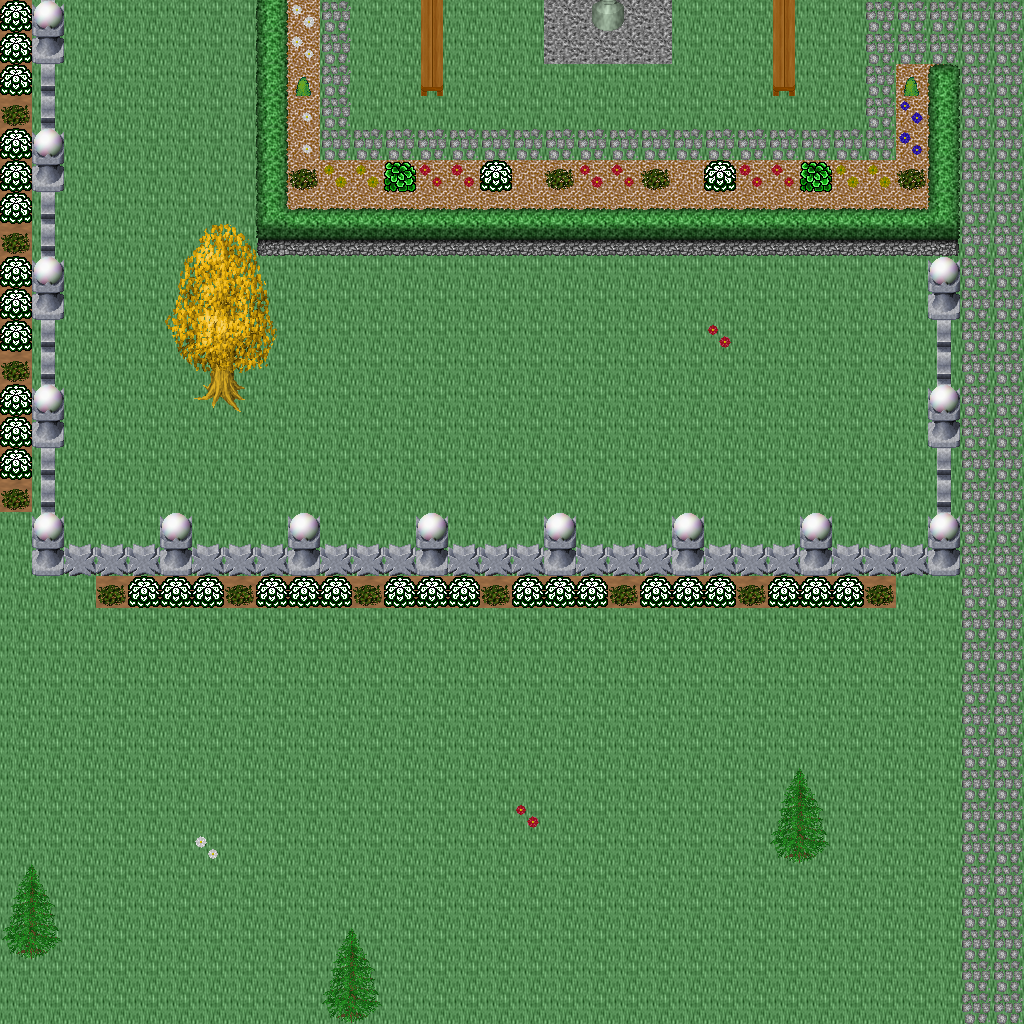

Tiled map render using the project's own tile images. Description and the map definition, with tile-layer contents summarised, below:
An orthogonal 32x32 tile map with 32x32 px tiles, 5 tile layers (Ground, Objects, Objects2, Above, ...), 1 hidden layer not drawn, 42 tilesets.

<map version="1.10" tiledversion="1.11.0" orientation="orthogonal" renderorder="right-down" width="32" height="32" tilewidth="32" tileheight="32" infinite="0" nextlayerid="11" nextobjectid="1">
 <tileset firstgid="1" name="logic_collision" tilewidth="32" tileheight="32" tilecount="1" columns="1">
  <image source="../drawable/logic_collision.png" width="32" height="32" />
 </tileset>
 <tileset firstgid="2" name="building_decoration_orbpedestal" tilewidth="32" tileheight="32" tilecount="2" columns="1">
  <image source="../drawable/building_decoration_orbpedestal.png" width="32" height="64" />
 </tileset>
 <tileset firstgid="4" name="building_decoration_block" tilewidth="32" tileheight="32" tilecount="2" columns="2">
  <image source="../drawable/building_decoration_block.png" width="64" height="32" />
 </tileset>
 <tileset firstgid="6" name="building_decoration_chimney" tilewidth="32" tileheight="32" tilecount="2" columns="1">
  <image source="../drawable/building_decoration_chimney.png" width="32" height="64" />
 </tileset>
 <tileset firstgid="8" name="building_fence_fence_chunky" tilewidth="32" tileheight="32" tilecount="21" columns="3">
  <image source="../drawable/building_fence_fence_chunky.png" width="96" height="224" />
 </tileset>
 <tileset firstgid="29" name="ground_cobbled_paving" tilewidth="32" tileheight="32" tilecount="1" columns="1">
  <image source="../drawable/ground_cobbled_paving.png" width="32" height="32" />
 </tileset>
 <tileset firstgid="30" name="ground_gravel" tilewidth="32" tileheight="32" tilecount="1" columns="1">
  <image source="../drawable/ground_gravel.png" width="32" height="32" />
 </tileset>
 <tileset firstgid="31" name="ground_stone_floors" tilewidth="32" tileheight="32" tilecount="6" columns="3">
  <image source="../drawable/ground_stone_floors.png" width="96" height="64" />
 </tileset>
 <tileset firstgid="37" name="ground_ground" tilewidth="32" tileheight="32" tilecount="33" columns="3">
  <image source="../drawable/ground_ground.png" width="96" height="352" />
 </tileset>
 <tileset firstgid="70" name="plant_bush_hedge" tilewidth="32" tileheight="32" tilecount="35" columns="5">
  <image source="../drawable/plant_bush_hedge.png" width="160" height="224" />
 </tileset>
 <tileset firstgid="105" name="plant_bush_various_small" tilewidth="32" tileheight="32" tilecount="9" columns="3">
  <image source="../drawable/plant_bush_various_small.png" width="96" height="96" />
 </tileset>
 <tileset firstgid="114" name="plant_flower_daisy_blue" tilewidth="32" tileheight="32" tilecount="8" columns="2">
  <image source="../drawable/plant_flower_daisy_blue.png" width="64" height="128" />
 </tileset>
 <tileset firstgid="122" name="plant_flower_daisy_red" tilewidth="32" tileheight="32" tilecount="8" columns="2">
  <image source="../drawable/plant_flower_daisy_red.png" width="64" height="128" />
 </tileset>
 <tileset firstgid="130" name="plant_flower_daisy_white" tilewidth="32" tileheight="32" tilecount="8" columns="2">
  <image source="../drawable/plant_flower_daisy_white.png" width="64" height="128" />
 </tileset>
 <tileset firstgid="138" name="plant_flower_daisy_yellow" tilewidth="32" tileheight="32" tilecount="8" columns="2">
  <image source="../drawable/plant_flower_daisy_yellow.png" width="64" height="128" />
 </tileset>
 <tileset firstgid="146" name="plant_vine_plait" tilewidth="32" tileheight="32" tilecount="9" columns="3">
  <image source="../drawable/plant_vine_plait.png" width="96" height="96" />
 </tileset>
 <tileset firstgid="155" name="furniture_light_iron_lamp" tilewidth="32" tileheight="32" tilecount="3" columns="1">
  <image source="../drawable/furniture_light_iron_lamp.png" width="32" height="96" />
 </tileset>
 <tileset firstgid="158" name="furniture_light_flames" tilewidth="32" tileheight="32" tilecount="6" columns="6">
  <image source="../drawable/furniture_light_flames.png" width="192" height="32" />
 </tileset>
 <tileset firstgid="164" name="ground_grass_corners" tilewidth="32" tileheight="32" tilecount="24" columns="6">
  <image source="../drawable/ground_grass_corners.png" width="192" height="128" />
 </tileset>
 <tileset firstgid="188" name="ground_grass_edges" tilewidth="32" tileheight="32" tilecount="36" columns="12">
  <image source="../drawable/ground_grass_edges.png" width="384" height="96" />
 </tileset>
 <tileset firstgid="224" name="plant_tree_tree_golden_large" tilewidth="32" tileheight="32" tilecount="24" columns="4">
  <image source="../drawable/plant_tree_tree_golden_large.png" width="128" height="192" />
 </tileset>
 <tileset firstgid="248" name="ground_water_dungeon_water" tilewidth="32" tileheight="32" tilecount="30" columns="3">
  <image source="../drawable/ground_water_dungeon_water.png" width="96" height="320" />
 </tileset>
 <tileset firstgid="278" name="plant_indoor_pot_plant_1" tilewidth="32" tileheight="32" tilecount="12" columns="6">
  <image source="../drawable/plant_indoor_pot_plant_1.png" width="192" height="64" />
 </tileset>
 <tileset firstgid="290" name="logic_creature_human_imperial" tilewidth="32" tileheight="32" tilecount="16" columns="8">
  <image source="../drawable/logic_creature_human_imperial.png" width="256" height="64" />
 </tileset>
 <tileset firstgid="306" name="item_statue_metal_and_stone" tilewidth="32" tileheight="32" tilecount="6" columns="3">
  <image source="../drawable/item_statue_metal_and_stone.png" width="96" height="64" />
 </tileset>
 <tileset firstgid="312" name="item_statue_grey_stone" tilewidth="32" tileheight="32" tilecount="4" columns="2">
  <image source="../drawable/item_statue_grey_stone.png" width="64" height="64" />
 </tileset>
 <tileset firstgid="316" name="building_castle" tilewidth="32" tileheight="32" tilecount="320" columns="20">
  <image source="../drawable/building_castle.png" width="640" height="512" />
 </tileset>
 <tileset firstgid="636" name="building_church" tilewidth="32" tileheight="32" tilecount="56" columns="8">
  <image source="../drawable/building_church.png" width="256" height="224" />
 </tileset>
 <tileset firstgid="692" name="item_pot_pot_golden" tilewidth="32" tileheight="32" tilecount="4" columns="4">
  <image source="../drawable/item_pot_pot_golden.png" width="128" height="32" />
 </tileset>
 <tileset firstgid="696" name="furniture_table_bench" tilewidth="32" tileheight="32" tilecount="3" columns="3">
  <image source="../drawable/furniture_table_bench.png" width="96" height="32" />
 </tileset>
 <tileset firstgid="699" name="item_statue_green_stone" tilewidth="32" tileheight="32" tilecount="12" columns="4">
  <image source="../drawable/item_statue_green_stone.png" width="128" height="96" />
 </tileset>
 <tileset firstgid="711" name="item_statue_green_stone_2" tilewidth="32" tileheight="32" tilecount="6" columns="2">
  <image source="../drawable/item_statue_green_stone_2.png" width="64" height="96" />
 </tileset>
 <tileset firstgid="717" name="plant_bush_hosta" tilewidth="32" tileheight="32" tilecount="9" columns="3">
  <image source="../drawable/plant_bush_hosta.png" width="96" height="96" />
 </tileset>
 <tileset firstgid="726" name="plant_tree_tree_green" tilewidth="32" tileheight="32" tilecount="88" columns="8">
  <image source="../drawable/plant_tree_tree_green.png" width="256" height="352" />
 </tileset>
 <tileset firstgid="814" name="item_banners_flag" tilewidth="32" tileheight="32" tilecount="12" columns="3">
  <image source="../drawable/item_banners_flag.png" width="96" height="128" />
 </tileset>
 <tileset firstgid="826" name="furniture_table_long_front_on" tilewidth="32" tileheight="32" tilecount="3" columns="1">
  <image source="../drawable/furniture_table_long_front_on.png" width="32" height="96" />
 </tileset>
 <tileset firstgid="829" name="item_flagpole" tilewidth="32" tileheight="32" tilecount="3" columns="1">
  <image source="../drawable/item_flagpole.png" width="32" height="96" />
 </tileset>
 <tileset firstgid="832" name="logic_portal" tilewidth="32" tileheight="32" tilecount="24" columns="8">
  <image source="../drawable/logic_portal.png" width="256" height="96" />
 </tileset>
 <tileset firstgid="856" name="logic_creature_animal" tilewidth="32" tileheight="32" tilecount="32" columns="8">
  <image source="../drawable/logic_creature_animal.png" width="256" height="128" />
 </tileset>
 <tileset firstgid="888" name="plant_tree_spruce" tilewidth="32" tileheight="32" tilecount="6" columns="2">
  <image source="../drawable/plant_tree_spruce.png" width="64" height="96" />
 </tileset>
 <tileset firstgid="894" name="light_light_5x5" tilewidth="32" tileheight="32" tilecount="25" columns="5">
  <image source="../drawable/light_light_5x5.png" width="160" height="160" />
 </tileset>
 <tileset firstgid="919" name="plant_stump_stump_brown" tilewidth="32" tileheight="32" tilecount="4" columns="2">
  <image source="../drawable/plant_stump_stump_brown.png" width="64" height="64" />
 </tileset>
 <layer id="1" name="Ground" width="32" height="32">
  <data>[1024 cells, 1024 non-empty, 4 distinct tile ids]</data>
 </layer>
 <layer id="2" name="Objects" width="32" height="32">
  <data>[1024 cells, 246 non-empty, 28 distinct tile ids]</data>
 </layer>
 <layer id="3" name="Objects2" width="32" height="32">
  <data>[1024 cells, 21 non-empty, 2 distinct tile ids]</data>
 </layer>
 <layer id="4" name="Above" width="32" height="32">
  <data>[1024 cells, 77 non-empty, 29 distinct tile ids]</data>
 </layer>
 <layer id="5" name="Above2" width="32" height="32">
  <data>[1024 cells, 0 non-empty, 0 distinct tile ids]</data>
 </layer>
 <layer id="6" name="Walkable" width="32" height="32" visible="0">
  <data>[1024 cells, 154 non-empty, 1 distinct tile ids]</data>
 </layer>
 <objectgroup id="7" name="Mapevents" />
 <objectgroup id="8" name="Spawn" />
 <objectgroup id="9" name="Keys" />
 <objectgroup id="10" name="Replace" />
</map>
